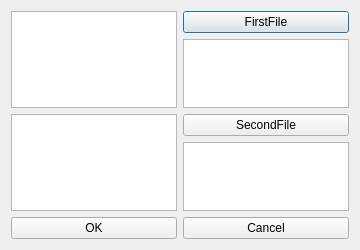
<?xml version="1.0" encoding="UTF-8"?>
<ui version="4.0">
 <class>openTwoFiles</class>
 <widget class="QDialog" name="openTwoFiles">
  <property name="geometry">
   <rect>
    <x>0</x>
    <y>0</y>
    <width>360</width>
    <height>250</height>
   </rect>
  </property>
  <property name="minimumSize">
   <size>
    <width>360</width>
    <height>250</height>
   </size>
  </property>
  <property name="maximumSize">
   <size>
    <width>360</width>
    <height>250</height>
   </size>
  </property>
  <property name="windowTitle">
   <string>Dialog</string>
  </property>
  <layout class="QGridLayout" name="gridLayout_8">
   <item row="0" column="0">
    <layout class="QGridLayout" name="gridLayout_4">
     <item row="0" column="0">
      <widget class="QTextBrowser" name="textBrowser"/>
     </item>
     <item row="1" column="0">
      <widget class="QTextBrowser" name="textBrowser_2"/>
     </item>
    </layout>
   </item>
   <item row="0" column="1">
    <layout class="QGridLayout" name="gridLayout_7">
     <item row="0" column="0">
      <layout class="QGridLayout" name="gridLayout">
       <item row="1" column="0">
        <widget class="QPlainTextEdit" name="plainTextEdit"/>
       </item>
       <item row="0" column="0">
        <widget class="QPushButton" name="pushButton">
         <property name="text">
          <string>FirstFile</string>
         </property>
        </widget>
       </item>
      </layout>
     </item>
     <item row="1" column="0">
      <layout class="QGridLayout" name="gridLayout_2">
       <item row="0" column="0">
        <widget class="QPushButton" name="pushButton_2">
         <property name="text">
          <string>SecondFile</string>
         </property>
        </widget>
       </item>
       <item row="1" column="0">
        <widget class="QPlainTextEdit" name="plainTextEdit_2"/>
       </item>
      </layout>
     </item>
    </layout>
   </item>
   <item row="1" column="0" colspan="2">
    <layout class="QHBoxLayout" name="horizontalLayout">
     <item>
      <widget class="QPushButton" name="pushButton_3">
       <property name="text">
        <string>OK</string>
       </property>
      </widget>
     </item>
     <item>
      <widget class="QPushButton" name="pushButton_4">
       <property name="text">
        <string>Cancel</string>
       </property>
      </widget>
     </item>
    </layout>
   </item>
  </layout>
 </widget>
 <resources/>
 <connections/>
</ui>
